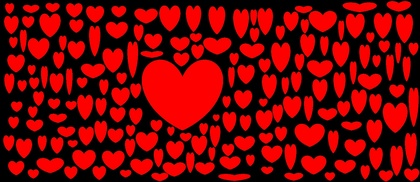
%> input picture img/heart.jpg, 420 x 182 px, shrunk from 1557 x 674 before the run
$ octave h8fra_t3.m   (GNU Octave 9; MATLAB toolbox functions it lacks are replaced by stand-ins)
%> lines starting %> are read from the running program, lines starting %| are printed output that depends on the picture; in (x1, y1, x2, y2) boxes, pixels count from 0 and x2, y2 are one past the last pixel; in counts of white or black regions, pixels touching at a corner belong together; the program's own positions count from 1
clc
clear all
close all

warning off

img = imread('img/heart.jpg');
%> img is the input picture: size 182x420x3 uint8; mean R, G, B 118.3, 4.1, 4.3
gray = rgb2gray(img);
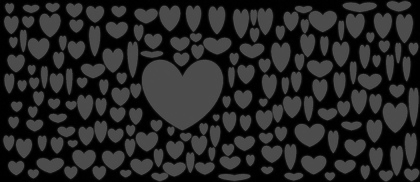
%> gray: size 182x420 uint8; min 0, max 87, mean 38.2
bw = im2bw(gray, graythresh(gray));
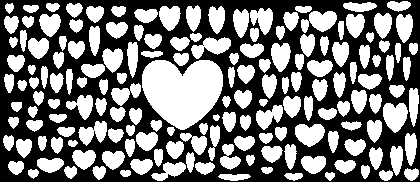
%> bw: size 182x420 logical; 47.1% white; 165 white regions, largest, box (x1, y1, x2, y2) and area: (142, 60, 223, 130) 4137, (383, 103, 408, 133) 546, (301, 11, 337, 33) 523
img1 = img;

uinn = uint8(bw).*255;
uinn = cat(3, uinn, uinn, uinn);

[labels c] = bwlabel(bw, 4);
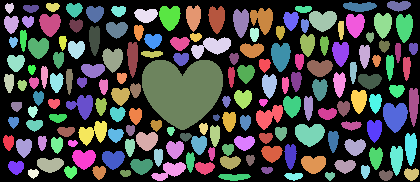
%> labels: size 182x420 double; 171 distinct labels, from 0 to 170; one colour per label, 0 black
%> c = 170

for k=1:c
    [z, zz] = find(labels == k);
    rnd = rand(3);
    for i=min(z):max(z)
        for j=min(zz):max(zz)
            if labels(i,j) == k
                uinn(i,j, 1) = 255 .* rnd(1);
                uinn(i,j, 2) = 255 .* rnd(2);
                uinn(i,j, 3) = 255 .* rnd(3);
            end
        end
    end
    imshow(uinn);
end
%> this loop made 170 passes
%> pass 1, `imshow(uinn);`:
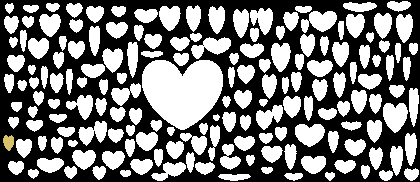
%> displayed picture: size 182x420x3, on the screen's scale of 0 to 255; mean R, G, B 120.1, 120.1, 119.9
%> pass 2, `imshow(uinn);`:
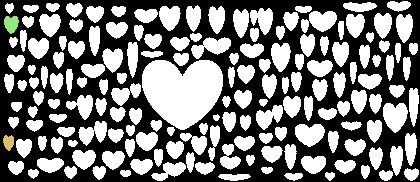
%> displayed picture: size 182x420x3, on the screen's scale of 0 to 255; mean R, G, B 119.9, 120, 119.6
%> after the loop:
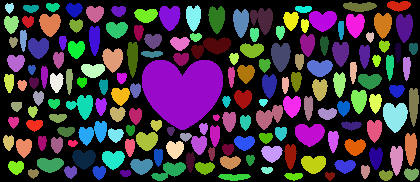
%> uinn: size 182x420x3 uint8; mean R, G, B 63.5, 51.7, 64.7

$ run again, with img/4.png saved as img/heart.jpg
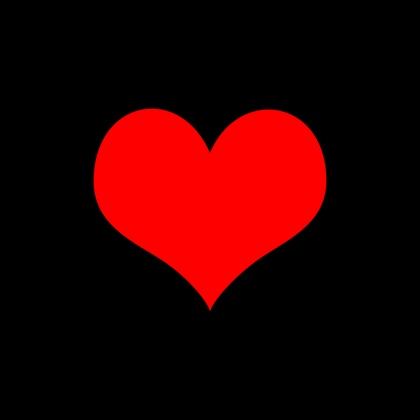
%> input picture img/4.png, 420 x 420 px, shrunk from 700 x 700 before the run
%> img is the input picture: size 420x420x3 uint8; mean R, G, B 44.1, 0.1, 0.2
%> `bw = im2bw(gray, graythresh(gray));`:
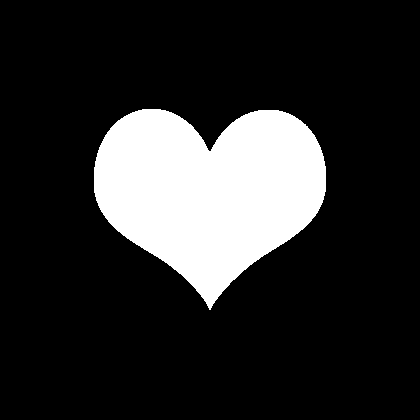
%> bw: size 420x420 logical; 17.4% white; 1 white region, box (x1, y1, x2, y2) and area: (94, 109, 326, 310) 30635
%> c = 1
%> the loop `for k=1:c` made 1 pass
%> pass 1, `imshow(uinn);`:
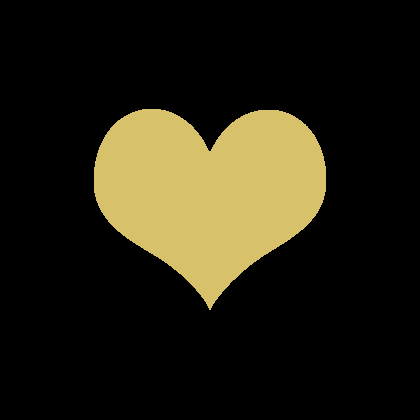
%> displayed picture: size 420x420x3, on the screen's scale of 0 to 255; mean R, G, B 37.3, 33.5, 18.6
